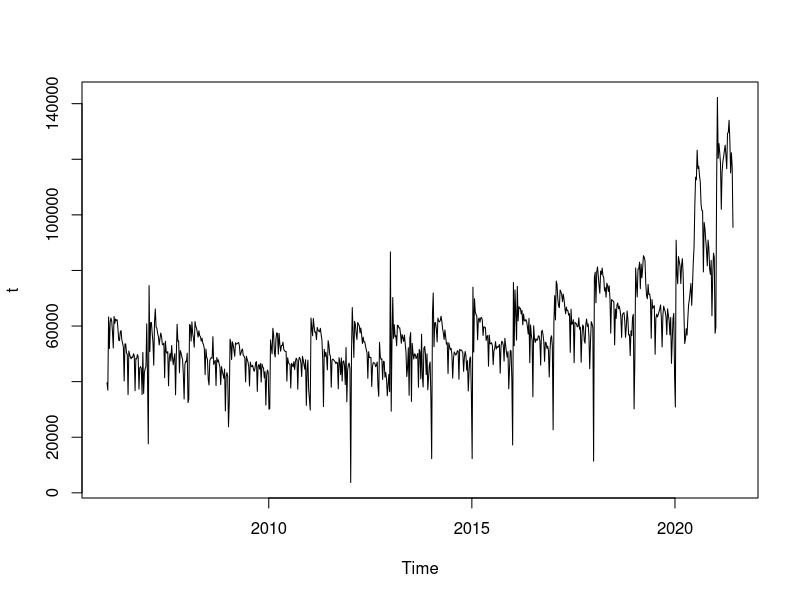
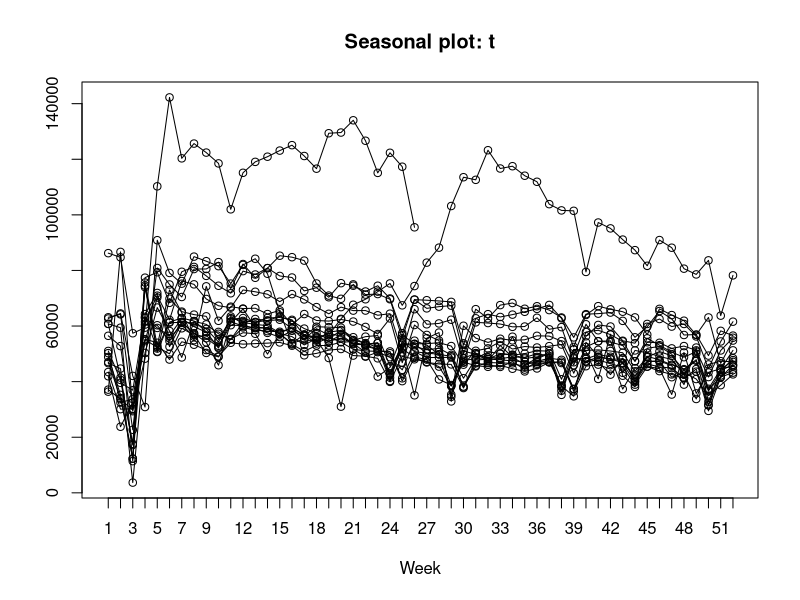
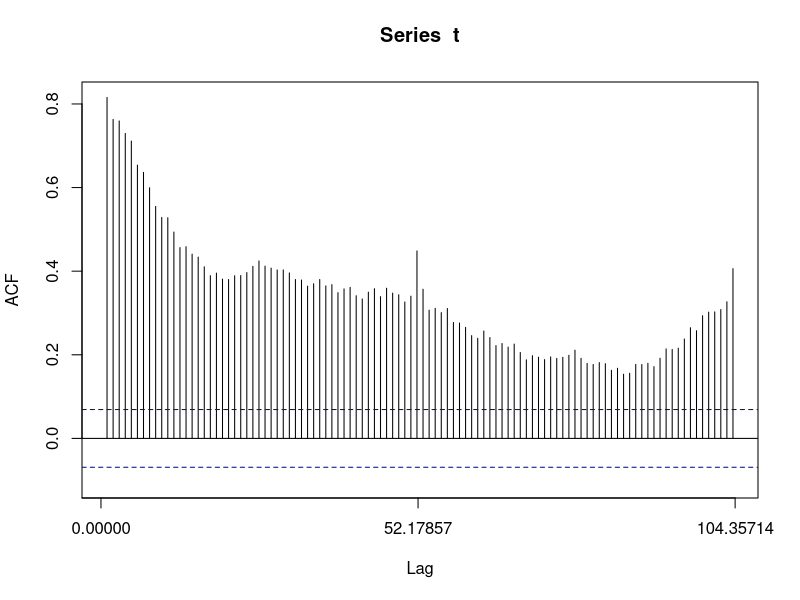
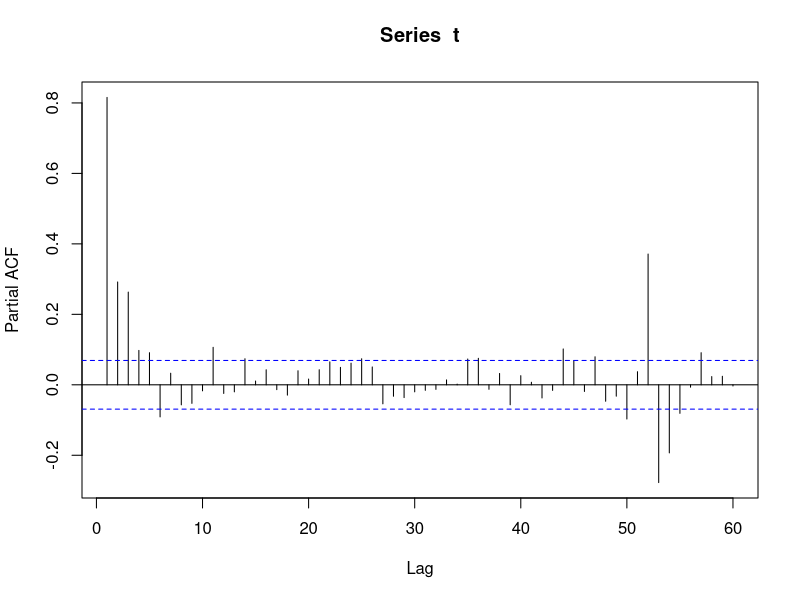
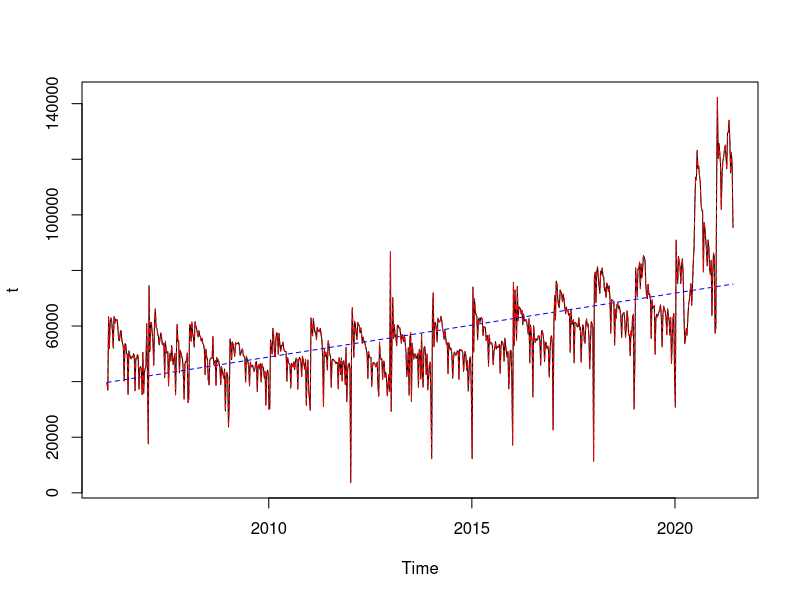
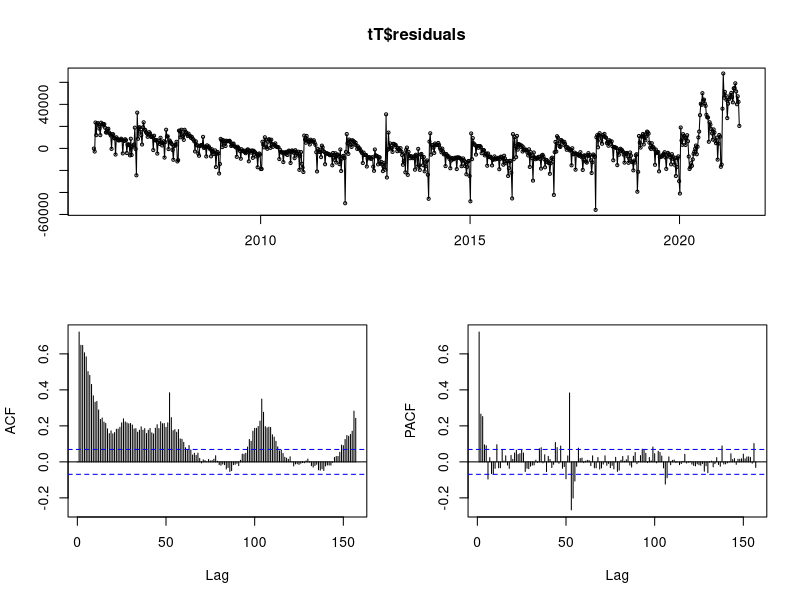
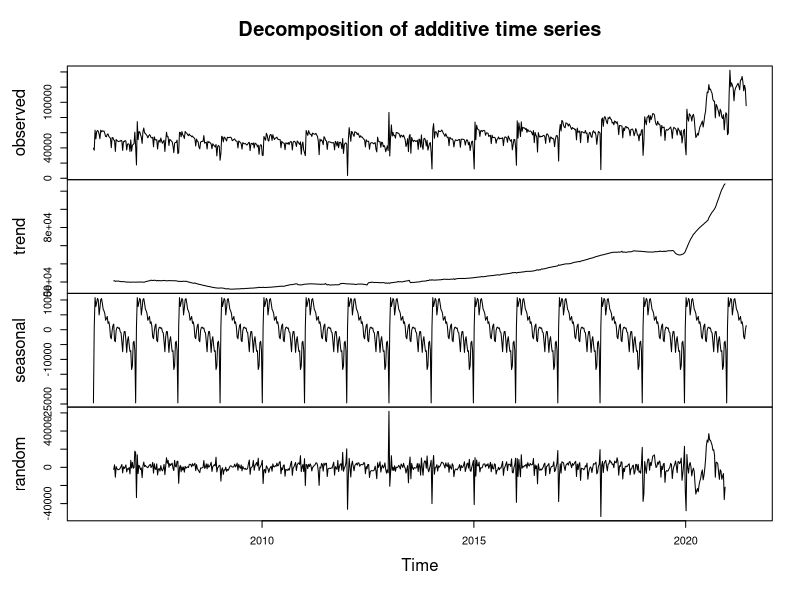
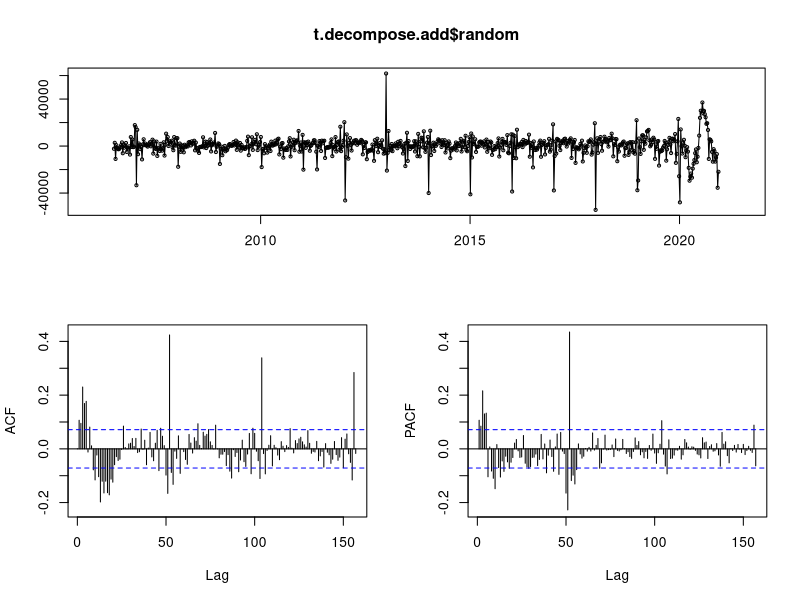

R code for these plots, in order: (Note: a time limit stopped this script after it produced the figures.)
## ---- chunk 1
library(knitr)
hook_output <- knit_hooks$get("output")
knit_hooks$set(output = function(x, options) {
  lines <- options$output.lines
  if (is.null(lines)) {
    return(hook_output(x, options))  # pass to default hook
  }
  x <- unlist(strsplit(x, "\n"))
  more <- "..."
  if (length(lines)==1) {        # first n lines
    if (length(x) > lines) {
      # truncate the output, but add ....
      x <- c(head(x, lines), more)
    }
  } else {
    x <- c(more, x[lines], more)
  }
  # paste these lines together
  x <- paste(c(x, ""), collapse = "\n")
  hook_output(x, options)
})
knitr::opts_chunk$set(echo = TRUE)
Sys.setlocale("LC_ALL", "Polish")
## ---- chunk 2
d <- read.csv2("Datasets/BUSAPPWNSAUS.csv", sep = ",")
d$BUSAPPWNSAUS <- as.numeric(d$BUSAPPWNSAUS)
d$BUSAPPWNSAUS <- sapply(
  d$BUSAPPWNSAUS, 
  function(x) ifelse(is.na(x), round(mean(d$BUSAPPWNSAUS, na.rm = TRUE),2), x))
d
## ---- chunk 3
library("forecast")
t <- ts(d$BUSAPPWNSAUS, freq = 365.25/7, start =  2006 + 7/365.25)
plot(t)
## ---- chunk 4
seasonplot(t)
## ---- chunk 5
Acf(t)
## ---- chunk 6
Pacf(t, lag.max = 60)
## ---- chunk 7
ti <- t
tT <- tslm(t ~ trend) # Model regrasji z trendem liniowym
tTS <- tslm(t ~  trend + season) # Model regresji z trendem liniowym i sezonowością
plot(t)
lines(fitted(tT), col = "blue", lty = 2)
lines(fitted(tTS), col = "red", lty = 2)
## ---- chunk 8
head(tTS$residuals)
## ---- chunk 9
tsdisplay(tT$residuals)
## ---- chunk 10
t.decompose.add <- decompose(t)
plot(t.decompose.add)
## ---- chunk 11
tsdisplay(t.decompose.add$random)
## ---- chunk 12
t.bc <- BoxCox(t, lambda = 0)
t.bc.52 <- diff(t.bc, lag = 52)
tsdisplay(t.bc.52)
## ---- chunk 13
t.bc.52.1 <- diff(t.bc.52, lag = 1)
tsdisplay(t.bc.52.1)
## ---- chunk 14
library(urca)
t.bc.52.1 %>% ur.kpss() %>% summary()
## ---- chunk 15
Acf(t.bc.52.1, lag.max = 210)
## ---- chunk 16
a <- Acf(t.bc.52.1, plot = FALSE, lag.max = 210)
which(abs(a$acf)>1.96/sqrt(a$n.used))
## ---- chunk 17
t.m.ar208 <- ar(t.bc.52.1, order.max = 208, aic = FALSE, method = "yule-walker")
tsdisplay(t.m.ar208$resid)
## ---- chunk 18
au <- auto.arima(t, lambda = 0)
## ---- chunk 19
tsdiag(au, gof.lag = 50)
